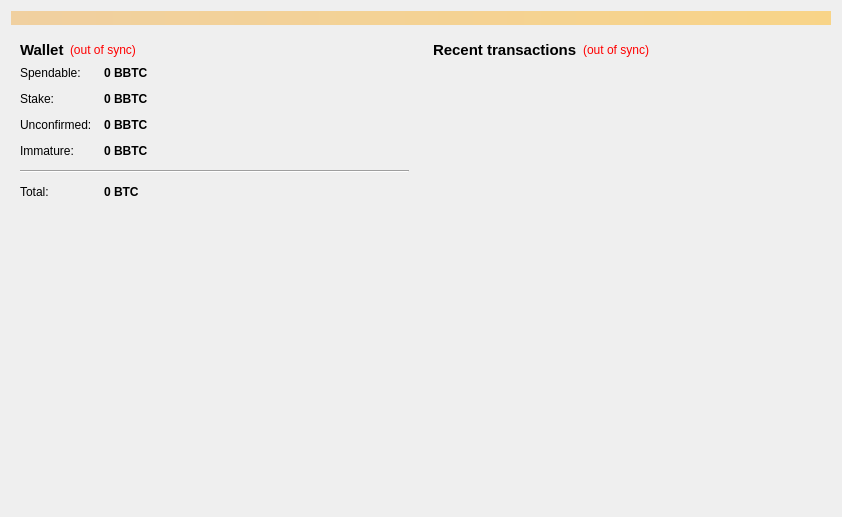
<?xml version="1.0" encoding="UTF-8"?>
<ui version="4.0">
 <class>OverviewPage</class>
 <widget class="QWidget" name="OverviewPage">
  <property name="geometry">
   <rect>
    <x>0</x>
    <y>0</y>
    <width>842</width>
    <height>517</height>
   </rect>
  </property>
  <property name="windowTitle">
   <string>Form</string>
  </property>
  <layout class="QVBoxLayout" name="topLayout">
   <item>
    <widget class="QLabel" name="labelAlerts">
     <property name="visible">
      <bool>false</bool>
     </property>
     <property name="styleSheet">
      <string notr="true">background-color: qlineargradient(x1: 0, y1: 0, x2: 1, y2: 0, stop:0 #F0D0A0, stop:1 #F8D488);  color:#000000
</string>
     </property>
     <property name="wordWrap">
      <bool>true</bool>
     </property>
     <property name="margin">
      <number>3</number>
     </property>
    </widget>
   </item>
   <item>
    <layout class="QHBoxLayout" name="horizontalLayout" stretch="1,1">
     <item>
      <layout class="QVBoxLayout" name="verticalLayout_2">
       <item>
        <widget class="QWidget" name="widget" native="true">
         <layout class="QVBoxLayout" name="verticalLayout_4">
          <item>
           <layout class="QHBoxLayout" name="horizontalLayout_4">
            <item>
             <widget class="QLabel" name="label_5">
              <property name="font">
               <font>
                <pointsize>11</pointsize>
                <weight>75</weight>
                <bold>true</bold>
               </font>
              </property>
              <property name="text">
               <string>Wallet</string>
              </property>
             </widget>
            </item>
            <item>
             <widget class="QLabel" name="labelWalletStatus">
              <property name="toolTip">
               <string>The displayed information may be out of date. Your wallet automatically synchronizes with the BBTC network after a connection is established, but this process has not completed yet.</string>
              </property>
              <property name="styleSheet">
               <string notr="true">QLabel { color: red; }</string>
              </property>
              <property name="text">
               <string notr="true">(out of sync)</string>
              </property>
              <property name="alignment">
               <set>Qt::AlignLeading|Qt::AlignLeft|Qt::AlignVCenter</set>
              </property>
             </widget>
            </item>
            <item>
             <spacer name="horizontalSpacer_2">
              <property name="orientation">
               <enum>Qt::Horizontal</enum>
              </property>
              <property name="sizeHint" stdset="0">
               <size>
                <width>40</width>
                <height>20</height>
               </size>
              </property>
             </spacer>
            </item>
           </layout>
          </item>
          <item>
           <layout class="QFormLayout" name="formLayout_2">
            <property name="fieldGrowthPolicy">
             <enum>QFormLayout::AllNonFixedFieldsGrow</enum>
            </property>
            <property name="horizontalSpacing">
             <number>12</number>
            </property>
            <property name="verticalSpacing">
             <number>12</number>
            </property>
            <item row="0" column="0">
             <widget class="QLabel" name="label">
              <property name="text">
               <string>Spendable:</string>
              </property>
             </widget>
            </item>
            <item row="0" column="1">
             <widget class="QLabel" name="labelBalance">
              <property name="font">
               <font>
                <weight>75</weight>
                <bold>true</bold>
               </font>
              </property>
              <property name="cursor">
               <cursorShape>IBeamCursor</cursorShape>
              </property>
              <property name="toolTip">
               <string>Your current spendable balance</string>
              </property>
              <property name="text">
               <string notr="true">0 BBTC</string>
              </property>
              <property name="alignment">
               <set>Qt::AlignLeading|Qt::AlignLeft|Qt::AlignVCenter</set>
              </property>
              <property name="textInteractionFlags">
               <set>Qt::LinksAccessibleByMouse|Qt::TextSelectableByKeyboard|Qt::TextSelectableByMouse</set>
              </property>
             </widget>
            </item>
            <item row="1" column="0">
             <widget class="QLabel" name="label_6">
              <property name="text">
               <string>Stake:</string>
              </property>
             </widget>
            </item>
            <item row="1" column="1">
             <widget class="QLabel" name="labelStake">
              <property name="font">
               <font>
                <weight>75</weight>
                <bold>true</bold>
               </font>
              </property>
              <property name="cursor">
               <cursorShape>IBeamCursor</cursorShape>
              </property>
              <property name="toolTip">
               <string>Total of coins that was staked, and do not yet count toward the current balance</string>
              </property>
              <property name="text">
               <string notr="true">0 BBTC</string>
              </property>
              <property name="alignment">
               <set>Qt::AlignLeading|Qt::AlignLeft|Qt::AlignVCenter</set>
              </property>
              <property name="textInteractionFlags">
               <set>Qt::LinksAccessibleByMouse|Qt::TextSelectableByKeyboard|Qt::TextSelectableByMouse</set>
              </property>
             </widget>
            </item>
            <item row="2" column="0">
             <widget class="QLabel" name="label_3">
              <property name="text">
               <string>Unconfirmed:</string>
              </property>
             </widget>
            </item>
            <item row="2" column="1">
             <widget class="QLabel" name="labelUnconfirmed">
              <property name="font">
               <font>
                <weight>75</weight>
                <bold>true</bold>
               </font>
              </property>
              <property name="cursor">
               <cursorShape>IBeamCursor</cursorShape>
              </property>
              <property name="toolTip">
               <string>Total of transactions that have yet to be confirmed, and do not yet count toward the current balance</string>
              </property>
              <property name="text">
               <string notr="true">0 BBTC</string>
              </property>
              <property name="alignment">
               <set>Qt::AlignLeading|Qt::AlignLeft|Qt::AlignVCenter</set>
              </property>
              <property name="textInteractionFlags">
               <set>Qt::LinksAccessibleByMouse|Qt::TextSelectableByKeyboard|Qt::TextSelectableByMouse</set>
              </property>
             </widget>
            </item>
            <item row="3" column="0">
             <widget class="QLabel" name="labelImmatureText">
              <property name="text">
               <string>Immature:</string>
              </property>
             </widget>
            </item>
            <item row="3" column="1">
             <widget class="QLabel" name="labelImmature">
              <property name="font">
               <font>
                <weight>75</weight>
                <bold>true</bold>
               </font>
              </property>
              <property name="toolTip">
               <string>Mined balance that has not yet matured</string>
              </property>
              <property name="text">
               <string notr="true">0 BBTC</string>
              </property>
              <property name="alignment">
               <set>Qt::AlignLeading|Qt::AlignLeft|Qt::AlignVCenter</set>
              </property>
              <property name="textInteractionFlags">
               <set>Qt::LinksAccessibleByMouse|Qt::TextSelectableByKeyboard|Qt::TextSelectableByMouse</set>
              </property>
             </widget>
            </item>
            <item row="4" column="0" colspan="2">
             <widget class="Line" name="line">
              <property name="maximumSize">
               <size>
                <width>16777215</width>
                <height>16777215</height>
               </size>
              </property>
              <property name="orientation">
               <enum>Qt::Horizontal</enum>
              </property>
             </widget>
            </item>
            <item row="5" column="0">
             <widget class="QLabel" name="labelTotalText">
              <property name="text">
               <string>Total:</string>
              </property>
             </widget>
            </item>
            <item row="5" column="1">
             <widget class="QLabel" name="labelTotal">
              <property name="font">
               <font>
                <weight>75</weight>
                <bold>true</bold>
               </font>
              </property>
              <property name="cursor">
               <cursorShape>IBeamCursor</cursorShape>
              </property>
              <property name="toolTip">
               <string>Your current total balance</string>
              </property>
              <property name="text">
               <string notr="true">0 BTC</string>
              </property>
              <property name="alignment">
               <set>Qt::AlignLeading|Qt::AlignLeft|Qt::AlignVCenter</set>
              </property>
              <property name="textInteractionFlags">
               <set>Qt::LinksAccessibleByMouse|Qt::TextSelectableByKeyboard|Qt::TextSelectableByMouse</set>
              </property>
             </widget>
            </item>
           </layout>
          </item>
         </layout>
        </widget>
       </item>
       <item>
        <spacer name="verticalSpacer_2">
         <property name="orientation">
          <enum>Qt::Vertical</enum>
         </property>
         <property name="sizeHint" stdset="0">
          <size>
           <width>20</width>
           <height>40</height>
          </size>
         </property>
        </spacer>
       </item>
       <item>
        <widget class="QLabel" name="label_overview_pic">
         <property name="sizePolicy">
          <sizepolicy hsizetype="Preferred" vsizetype="Preferred">
           <horstretch>0</horstretch>
           <verstretch>0</verstretch>
          </sizepolicy>
         </property>
         <property name="minimumSize">
          <size>
           <width>0</width>
           <height>0</height>
          </size>
         </property>
         <property name="maximumSize">
          <size>
           <width>500</width>
           <height>500</height>
          </size>
         </property>
         <property name="text">
          <string/>
         </property>
         <property name="pixmap">
          <pixmap resource="../bitcoin.qrc">:/images/wallet_bg</pixmap>
         </property>
         <property name="alignment">
          <set>Qt::AlignCenter</set>
         </property>
         <property name="margin">
          <number>20</number>
         </property>
        </widget>
       </item>
       <item>
        <spacer name="verticalSpacer">
         <property name="orientation">
          <enum>Qt::Vertical</enum>
         </property>
         <property name="sizeHint" stdset="0">
          <size>
           <width>20</width>
           <height>40</height>
          </size>
         </property>
        </spacer>
       </item>
      </layout>
     </item>
     <item>
      <layout class="QVBoxLayout" name="verticalLayout_3">
       <item>
        <widget class="QWidget" name="widget_2" native="true">
         <layout class="QVBoxLayout" name="verticalLayout">
          <item>
           <layout class="QHBoxLayout" name="horizontalLayout_2">
            <item>
             <widget class="QLabel" name="label_4">
              <property name="font">
               <font>
                <pointsize>11</pointsize>
                <weight>75</weight>
                <bold>true</bold>
               </font>
              </property>
              <property name="text">
               <string>&lt;b&gt;Recent transactions&lt;/b&gt;</string>
              </property>
             </widget>
            </item>
            <item>
             <widget class="QLabel" name="labelTransactionsStatus">
              <property name="toolTip">
               <string>The displayed information may be out of date. Your wallet automatically synchronizes with the BBTC network after a connection is established, but this process has not completed yet.</string>
              </property>
              <property name="styleSheet">
               <string notr="true">QLabel { color: red; }</string>
              </property>
              <property name="text">
               <string notr="true">(out of sync)</string>
              </property>
              <property name="alignment">
               <set>Qt::AlignRight|Qt::AlignTrailing|Qt::AlignVCenter</set>
              </property>
             </widget>
            </item>
            <item>
             <spacer name="horizontalSpacer">
              <property name="orientation">
               <enum>Qt::Horizontal</enum>
              </property>
              <property name="sizeHint" stdset="0">
               <size>
                <width>40</width>
                <height>20</height>
               </size>
              </property>
             </spacer>
            </item>
           </layout>
          </item>
          <item>
           <widget class="QListView" name="listTransactions">
            <property name="styleSheet">
             <string notr="true">QListView { background: transparent; }</string>
            </property>
            <property name="frameShape">
             <enum>QFrame::NoFrame</enum>
            </property>
            <property name="verticalScrollBarPolicy">
             <enum>Qt::ScrollBarAlwaysOff</enum>
            </property>
            <property name="horizontalScrollBarPolicy">
             <enum>Qt::ScrollBarAlwaysOff</enum>
            </property>
            <property name="selectionMode">
             <enum>QAbstractItemView::NoSelection</enum>
            </property>
           </widget>
          </item>
         </layout>
        </widget>
       </item>
      </layout>
     </item>
    </layout>
   </item>
  </layout>
 </widget>
 <resources>
  <include location="../bitcoin.qrc"/>
 </resources>
 <connections/>
</ui>
